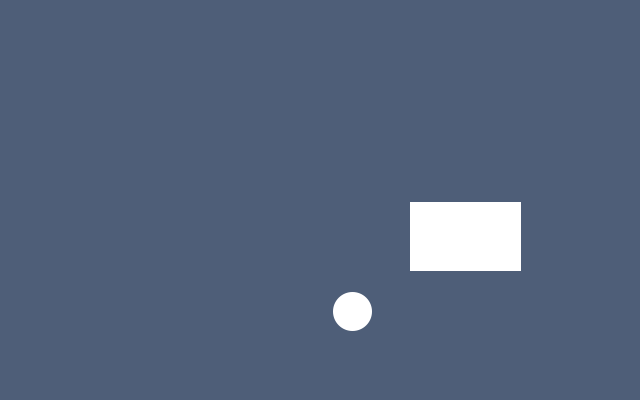
%> input picture f1_1.jpg, 640 x 400 px
$ octave SolarFarmProjectionScript.m   (GNU Octave 9; MATLAB toolbox functions it lacks are replaced by stand-ins)
%> lines starting %> are read from the running program, lines starting %| are printed output that depends on the picture; in (x1, y1, x2, y2) boxes, pixels count from 0 and x2, y2 are one past the last pixel; in counts of white or black regions, pixels touching at a corner belong together; the program's own positions count from 1
### FigureCenterDetect.m
% FigureCenterDetect:find out the center of circle(sun), rectangle/square(cloud)
% Step 1: Read image Read in
% Step 2: Convert image from rgb to gray
% Step 3: Threshold the image
% Step 4: Invert the Binary Image
% Step 5: Find the boundaries Concentrate
% Step 6: Determine Shapes properties
% Step 7: Classify Shapes according to properties
% Square      = 3
% Rectangular = 2
% Circle      = 1
% UNKNOWN     = 0
%------------------------------------------------------------------------
function [sun,cloud] = FigureCenterDetect(RGB)
GRAY = rgb2gray(RGB);
threshold = graythresh(GRAY);
BW = im2bw(GRAY, threshold);
[B,L] = bwboundaries(BW, 'noholes');

STATS = regionprops(L, 'all');
for i = 1 : length(STATS)
  W(i) = uint8(abs(STATS(i).BoundingBox(3)-STATS(i).BoundingBox(4)) < 0.1);
  W(i) = W(i) + 2 * uint8((STATS(i).Extent - 1) == 0 );
  centroid = STATS(i).Centroid;
  switch W(i)
      case 1
          sun = [centroid(1),centroid(2)];
      case 2
          cloud = [centroid(1),centroid(2)];
      case 3
          cloud = [centroid(1),centroid(2)];
  end
end

### Mix2Pictures.m
function[pic] = Mix2Pictures(pc1_1,pc2_1,f_c,f_r)
%f_c:p1_1和p1_2之间列的差别，－7等价于同一朵云在p1_2左移了7个单位,需要右移7拼接，图形需要向右扩大7
%f_r:两张图行之间的差别
[row,col,color] = size(pc1_1);
a_c = abs(f_c);
a_r = abs(f_r);
%%补列
if a_c
    for i=1:row
        for j=1:a_c
            for k=1:color
                m(i,j,k) = uint8(1);
            end
        end
    end
    if f_c<0
        pic = [pc1_1,m];
    end
    if f_c>0
        pic = [m,pc1_1];
    end
end
%%补行
if a_r
    for i=1:a_r
        for j=1:col
            for k=1:color
                n(i,j,k) = uint8(1);
            end
        end
    end
    if f_r<0
        pic = [pc1_1;n];
    end
    if f_r>0
        pic = [n;pc1_1];
    end
end
%%补小块下角
if a_r&&a_c
    for i=1:a_r
        for j=1:a_c
            for k=1:color
                p(i,j,k) = uint8(1);
            end
        end
    end
    if f_c<0&&f_r<0
        pic = [pc1_1,m;n,p];
    end
    if f_c>0&&f_r>0
        pic = [p,n;m,pc1_1];
    end
    if f_c<0&&f_r>0
        pic = [n,p;pc1_1,m];
    end
    if f_c>0&&f_r<0
        pic = [m,pc1_1;p,n];
    end

end
%%第一种，与右下拼图
if f_c<=0&&f_r<=0
  for i=(a_r+1):row
      for j=(a_c+1):col
          for k=1:color
              if pc1_1(i,j,k)<pc2_1(i-a_r,j-a_c,k)
                  pic(i,j,k) = pc2_1(i-a_r,j-a_c,k);
              end
          end
      end
  end
  for i=(row+1):(row+a_r)
      for j=(a_c+1):(a_c+col)
          for k=1:color
              pic(i,j,k) = pc2_1(i-a_r,j-a_c,k);
          end
      end
  end
  for i=(a_r+1):row
      for j=(col+1):(a_c+col)
          for k=1:color
              pic(i,j,k) = pc2_1(i-a_r,j-a_c,k);
          end
      end
  end

end
%%第二种。与左上拼图
if f_c>=0&&f_r>=0
  for i=(a_r+1):row
      for j=(a_c+1):col
          for k=1:color
              if pc1_1(i-a_r,j-a_c,k)<pc2_1(i,j,k)
                  pic(i,j,k) = pc2_1(i,j,k);
              end
          end
      end
  end

  for i=1:a_r
      for j=1:col
          for k=1:color
              pic(i,j,k) = pc2_1(i,j,k);
          end
      end
  end
  for i=(a_r+1):row
      for j=1:a_c
          for k=1:color
              pic(i,j,k) = pc2_1(i,j,k);
          end
      end
  end
end
%%第三种。与右上拼图
if f_c<=0&&f_r>=0
  for i=(a_r+1):row
      for j=(a_c+1):col
          for k=1:color
              if pc1_1(i-a_r,j,k)<pc2_1(i,j-a_c,k)
                  pic(i,j,k) = pc2_1(i,j-a_c,k);
              end
          end
      end
  end
  for i=1:a_r
      for j=(a_c+1):(a_c+col)
          for k=1:color
              pic(i,j,k) = pc2_1(i,j-a_c,k);
          end
      end
  end
  for i=(a_r+1):row
      for j=(col+1):(a_c+col)
          for k=1:color
              pic(i,j,k) = pc2_1(i,j-a_c,k);
          end
      end
  end
end
%%第四种。与左下拼图。
if f_c>=0&&f_r<=0
  for i=(a_r+1):row
      for j=(a_c+1):col
          for k=1:color
              if pc1_1(i,j-a_c,k)<pc2_1(i-a_r,j,k)
                  pic(i,j,k) = pc2_1(i-a_r,j,k);
              end
          end
      end
  end

  for i=(row+1):(row+a_r)
      for j=1:col
          for k=1:color
              pic(i,j,k) = pc2_1(i-a_r,j,k);
          end
      end
  end
  for i=(a_r+1):row
      for j=1:a_c
          for k=1:color
              pic(i,j,k) = pc2_1(i-a_r,j,k);
          end
      end
  end
end

### SolarFarmProjectionScript.m
%% Step 1: initialize solar farm and 2 cameras
camera1 = [0,0,0];%unit:mm
camera2 = [50000,0,0];
k=0;m=0;
for i=1:100
    m=m+1;
    for j=1:100
        k=k+1;
        cell(m,k,:) = [i*150,j*150,0];
    end
    k=0;
end
s0 = [0, 0, 0];
s1 = [500000,0,0];
s2 = [500000,-400000,0];
s3 = [0,-400000,0];
%% Step 2: mixed rbg picture
pc1_1 = imread('f1_1.jpg');
%> pc1_1 is the input picture: size 400x640x3 uint8; mean R, G, B 84.1, 99.6, 124.7
pc2_1 = imread('f2_1.jpg');
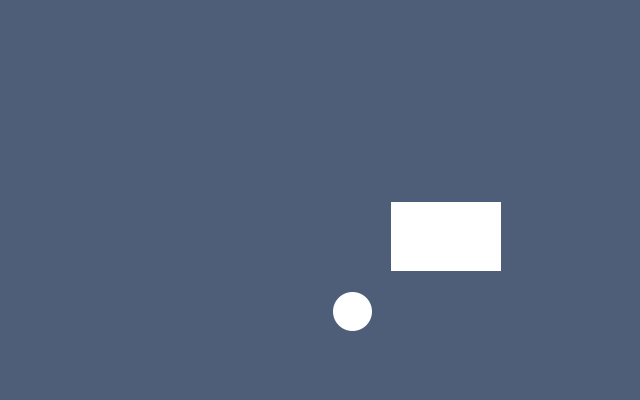
%> input picture f2_1.jpg, 640 x 400 px
%> pc2_1 is the input picture: size 400x640x3 uint8; mean R, G, B 84.1, 99.5, 124.6
pc1_2 = imread('f1_2.jpg');
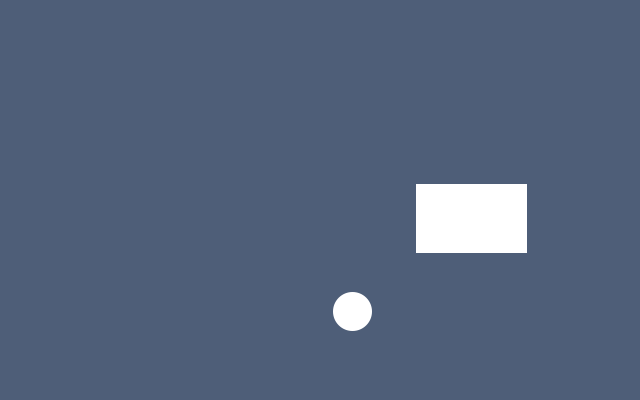
%> input picture f1_2.jpg, 640 x 400 px
%> pc1_2 is the input picture: size 400x640x3 uint8; mean R, G, B 84.1, 99.6, 124.7
[sun1,cloud1] = FigureCenterDetect(pc1_1);
%> in FigureCenterDetect, `GRAY = rgb2gray(RGB);`:
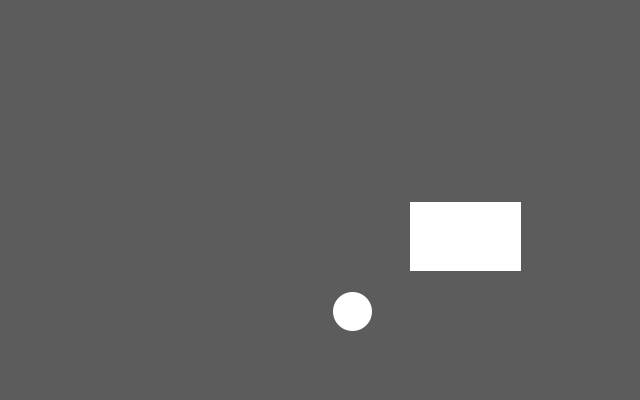
%> GRAY: size 400x640 uint8; min 92, max 255, mean 97.6
%> in FigureCenterDetect, `threshold = graythresh(GRAY);`: threshold = 0.647
%> in FigureCenterDetect, `BW = im2bw(GRAY, threshold);`:
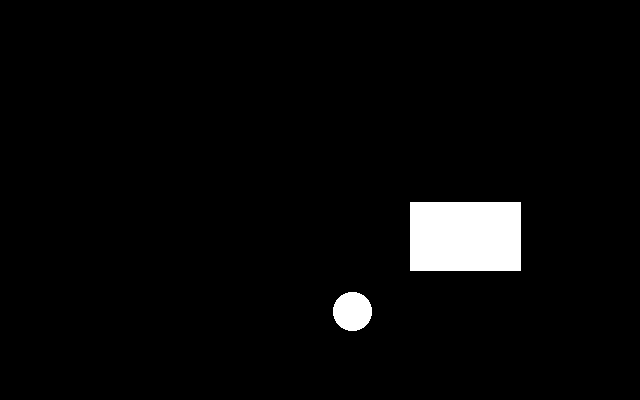
%> BW: size 400x640 logical; 3.5% white; 2 white regions
%> in FigureCenterDetect, `[B,L] = bwboundaries(BW, 'noholes');`:
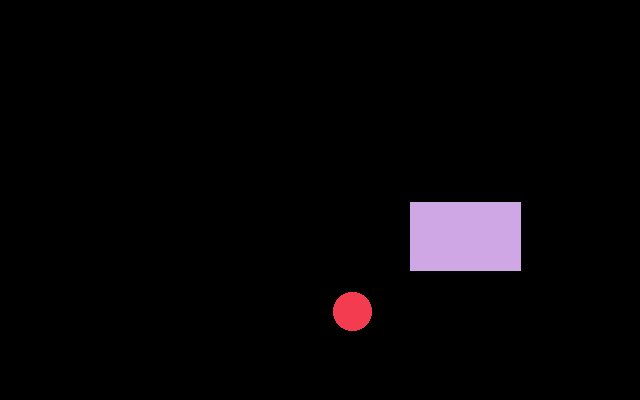
%> L: size 400x640 double; 3 distinct labels, from 0 to 2; one colour per label, 0 black
%> in FigureCenterDetect, `[B,L] = bwboundaries(BW, 'noholes');`: B = 2 boundaries; box (x1, y1, x2, y2) and points: (410, 202, 521, 271) 357, (333, 292, 372, 331) 109
%> in FigureCenterDetect, `STATS = regionprops(L, 'all');`: STATS = 2 regions; box (x1, y1, x2, y2), Area, Centroid, MajorAxisLength, MinorAxisLength and Eccentricity: (410, 202, 521, 271) 7659 [466 237] 128.2 79.67 0.783, (333, 292, 372, 331) 1201 [353 312] 39.12 39.12 0
%> the loop in FigureCenterDetect, `for i = 1 : length(STATS)` made 2 passes
%> after the loop in FigureCenterDetect, `for i = 1 : length(STATS)`: W = [1 2]
%> sun1 = [353 312]; cloud1 = [466 237]
[sun2,cloud2] = FigureCenterDetect(pc2_1);
%> in FigureCenterDetect (call 2), `BW = im2bw(GRAY, threshold);`:
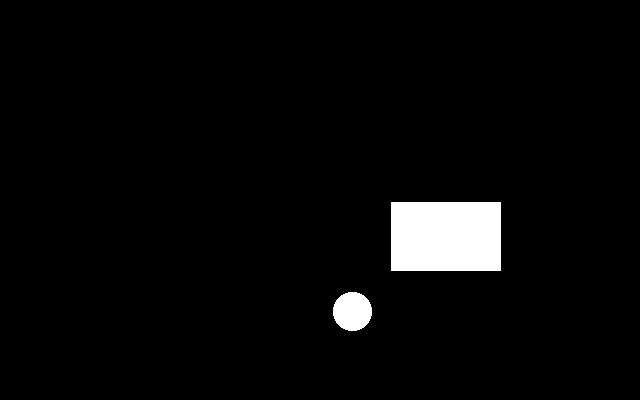
%> BW: size 400x640 logical; 3.4% white; 2 white regions
%> in FigureCenterDetect (call 2), `[B,L] = bwboundaries(BW, 'noholes');`: L: size 400x640 double; 3 distinct labels, from 0 to 2
%> in FigureCenterDetect (call 2), `[B,L] = bwboundaries(BW, 'noholes');`: B = 2 boundaries; box (x1, y1, x2, y2) and points: (391, 202, 501, 271) 355, (333, 292, 372, 331) 109
%> in FigureCenterDetect (call 2), `STATS = regionprops(L, 'all');`: STATS = 2 regions; box (x1, y1, x2, y2), Area, Centroid, MajorAxisLength, MinorAxisLength and Eccentricity: (391, 202, 501, 271) 7590 [446.5 237] 127 79.67 0.779, (333, 292, 372, 331) 1201 [353 312] 39.12 39.12 0
%> the loop in FigureCenterDetect (call 2), `for i = 1 : length(STATS)` made 2 passes
%> sun2 = [353 312]; cloud2 = [446.5 237]
f_c=round(cloud2(1)-cloud1(1));
%> f_c = -20
f_r=round(cloud2(2)-cloud1(2));
%> f_r = 0
pic = Mix2Pictures(pc1_1,pc2_1,f_c,f_r);
%> in Mix2Pictures, `a_c = abs(f_c);`: a_c = 20
%> in Mix2Pictures, `a_r = abs(f_r);`: a_r = 0
%imshow(pic);

%% Step 3: calculate theta:the angle between photo side and the solar farm side
%%                     rou:mm/pixel
%based on f_c<0,f_r<0
sun2 = [sun2(1)-f_c,sun2(2)-f_r];
%> sun2 = [373 312]
c1c2_p = sun2-sun1;
%> c1c2_p = [20 0]
c1c2 = camera2-camera1;

syms rou theta real
%> (this line was passed over: syms is not available in this run)
%> (the run ends here)
